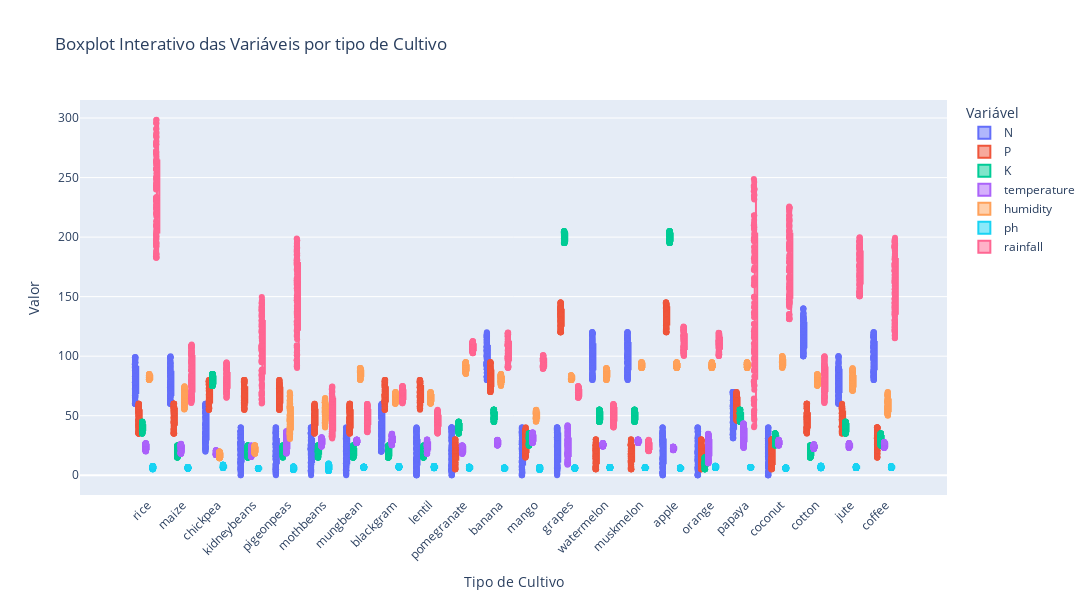

The notebook cell saved with this chart:
### Markdown cell above
📊 Boxplot interativo das variáveis por tipo de cultivo

Foi criado um boxplot interativo com Plotly para visualizar a distribuição das variáveis numéricas em cada cultura agrícola. Através da função melt(), a base foi transformada para o formato longo, permitindo o agrupamento por cultivo (label) e por variável. Esse gráfico revela diferenças significativas nas medianas e amplitudes interquartis, além da presença de potenciais outliers. Por exemplo, culturas como mamão (papaya) e arroz (rice) apresentam distribuições distintas de precipitação (rainfall), enquanto as culturas maçã (apple) e uva (grape) possuem índices de potássio (K) consideravelmente maiores do que as demais. Essas diferenças podem ser úteis para a criação de modelos de classificação baseados em características específicas do solo e do ambiente.

### Code cell
#📊 Boxplot interativo das variáveis por tipo de cultivo

df_long = df.melt(id_vars='label', 
                  value_vars=['N', 'P', 'K', 'temperature', 'humidity', 'ph', 'rainfall'],
                  var_name='variavel', 
                  value_name='valor')


fig = px.box(df_long, x='label', y='valor', color='variavel', points='all', title='Boxplot Interativo das Variáveis por tipo de Cultivo')
fig.update_layout(
    xaxis_title="Tipo de Cultivo",
    yaxis_title="Valor",
    boxmode='group',  
    xaxis_tickangle=-45,
    legend_title="Variável",
    height=600,
    width=1200
)

### Figure 1 — Plotly figure (JSON) as saved in the notebook; plotly's stock layout.template omitted (floating-point values rounded to 4 significant figures; data arrays with more than 128 entries replaced by an {"elided": "..."} marker saying what was removed)
{"data": [{"alignmentgroup": "True", "boxpoints": "all", "hovertemplate": "variavel=N<br>label=%{x}<br>valor=%{y}<extra></extra>", "legendgroup": "N", "marker": {"color": "#636efa"}, "name": "N", "notched": false, "offsetgroup": "N", "orientation": "v", "showlegend": true, "type": "box", "x": {"elided": "2200 str values"}, "x0": " ", "xaxis": "x", "y": {"elided": "2200 float values"}, "y0": " ", "yaxis": "y"}, {"alignmentgroup": "True", "boxpoints": "all", "hovertemplate": "variavel=P<br>label=%{x}<br>valor=%{y}<extra></extra>", "legendgroup": "P", "marker": {"color": "#EF553B"}, "name": "P", "notched": false, "offsetgroup": "P", "orientation": "v", "showlegend": true, "type": "box", "x": {"elided": "2200 str values"}, "x0": " ", "xaxis": "x", "y": {"elided": "2200 float values"}, "y0": " ", "yaxis": "y"}, {"alignmentgroup": "True", "boxpoints": "all", "hovertemplate": "variavel=K<br>label=%{x}<br>valor=%{y}<extra></extra>", "legendgroup": "K", "marker": {"color": "#00cc96"}, "name": "K", "notched": false, "offsetgroup": "K", "orientation": "v", "showlegend": true, "type": "box", "x": {"elided": "2200 str values"}, "x0": " ", "xaxis": "x", "y": {"elided": "2200 float values"}, "y0": " ", "yaxis": "y"}, {"alignmentgroup": "True", "boxpoints": "all", "hovertemplate": "variavel=temperature<br>label=%{x}<br>valor=%{y}<extra></extra>", "legendgroup": "temperature", "marker": {"color": "#ab63fa"}, "name": "temperature", "notched": false, "offsetgroup": "temperature", "orientation": "v", "showlegend": true, "type": "box", "x": {"elided": "2200 str values"}, "x0": " ", "xaxis": "x", "y": {"elided": "2200 float values"}, "y0": " ", "yaxis": "y"}, {"alignmentgroup": "True", "boxpoints": "all", "hovertemplate": "variavel=humidity<br>label=%{x}<br>valor=%{y}<extra></extra>", "legendgroup": "humidity", "marker": {"color": "#FFA15A"}, "name": "humidity", "notched": false, "offsetgroup": "humidity", "orientation": "v", "showlegend": true, "type": "box", "x": {"elided": "2200 str values"}, "x0": " ", "xaxis": "x", "y": {"elided": "2200 float values"}, "y0": " ", "yaxis": "y"}, {"alignmentgroup": "True", "boxpoints": "all", "hovertemplate": "variavel=ph<br>label=%{x}<br>valor=%{y}<extra></extra>", "legendgroup": "ph", "marker": {"color": "#19d3f3"}, "name": "ph", "notched": false, "offsetgroup": "ph", "orientation": "v", "showlegend": true, "type": "box", "x": {"elided": "2200 str values"}, "x0": " ", "xaxis": "x", "y": {"elided": "2200 float values"}, "y0": " ", "yaxis": "y"}, {"alignmentgroup": "True", "boxpoints": "all", "hovertemplate": "variavel=rainfall<br>label=%{x}<br>valor=%{y}<extra></extra>", "legendgroup": "rainfall", "marker": {"color": "#FF6692"}, "name": "rainfall", "notched": false, "offsetgroup": "rainfall", "orientation": "v", "showlegend": true, "type": "box", "x": {"elided": "2200 str values"}, "x0": " ", "xaxis": "x", "y": {"elided": "2200 float values"}, "y0": " ", "yaxis": "y"}], "layout": {"boxmode": "group", "height": 600, "legend": {"title": {"text": "Variável"}, "tracegroupgap": 0}, "title": {"text": "Boxplot Interativo das Variáveis por tipo de Cultivo"}, "width": 1200, "xaxis": {"anchor": "y", "domain": [0, 1], "tickangle": -45, "title": {"text": "Tipo de Cultivo"}}, "yaxis": {"anchor": "x", "domain": [0, 1], "title": {"text": "Valor"}}}}
